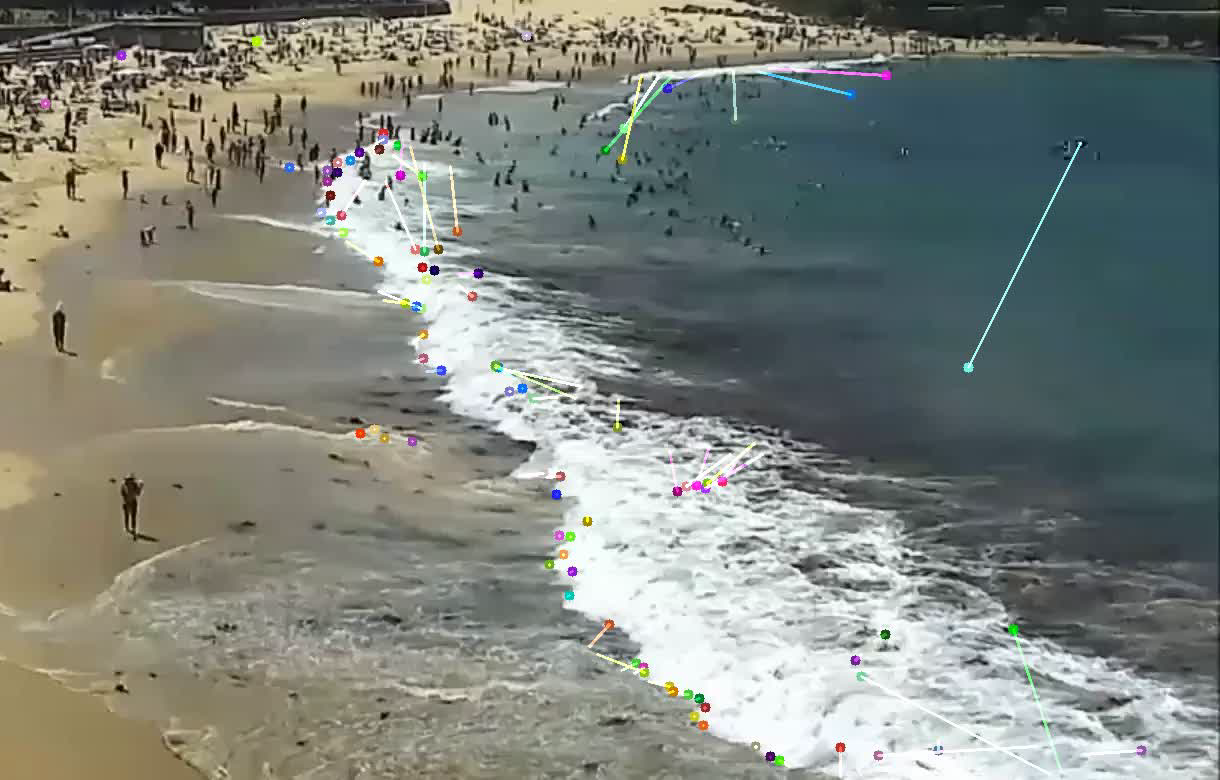
#> input picture frame 0 of _posts/outpy.avi, 1220 x 780 px, given in place of coogee_cropped.avi, which was not available
$ python beach_flow.py
#> lines starting #> are read from the running program, lines starting #| are printed output that depends on the picture; after the words box and inside, x2 and y2 are one past the last pixel; in counts of white or black regions, pixels touching at a corner belong together; pictures that were not available may be replaced by others from this repository, and a replacement may not be noted

import numpy as np
import cv2 as cv


cap = cv.VideoCapture("coogee_cropped.avi")
# params for ShiTomasi corner detection
feature_params = dict( maxCorners = 100,
                       qualityLevel = 0.3,
                       minDistance = 10,
                       blockSize = 5 )
# Parameters for lucas kanade optical flow
lk_params = dict( winSize  = (15,15),
                  maxLevel = 2,
                  criteria = (cv.TERM_CRITERIA_EPS | cv.TERM_CRITERIA_COUNT, 10, 0.03))
# Create some random colors
color = np.random.randint(0,255,(100,3))

# Threshold of blue in HSV space
lower_white = np.array([230, 230, 50])
upper_white = np.array([255, 255, 255])

lower_blue = np.array([80, 0, 0])
upper_blue = np.array([130, 240, 240])

# Take first frame and find corners in it
ret, old_frame = cap.read()
#> old_frame is the input picture: shape (780, 1220, 3); mean B, G, R 124, 131.3, 126.3

cv.imshow('old_frame',old_frame)

old_frame = old_frame[200: -100,700:]
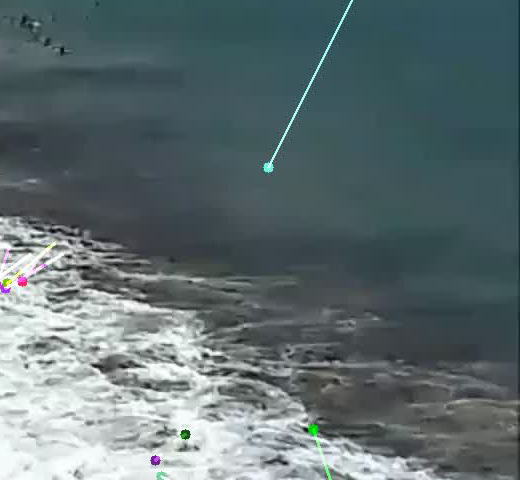
#> old_frame: shape (480, 520, 3); mean B, G, R 112.5, 109.6, 94.9
hsv = cv.cvtColor(old_frame, cv.COLOR_BGR2HSV)
#> hsv: shape (480, 520, 3); mean H, S, V 93.1, 50.5, 113.2
mm_b = cv.inRange(hsv, lower_blue, upper_blue)
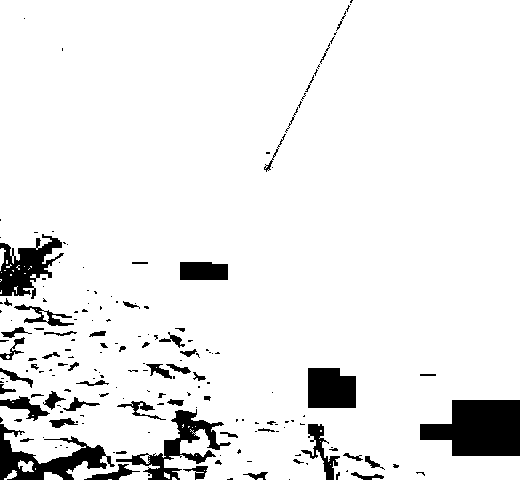
#> mm_b: shape (480, 520); 92.2% white; 180 black regions (118 under 20 px), largest, box (x1, y1, x2, y2) and area: (420, 400, 520, 456) 4320, (0, 424, 115, 480) 2409, (116, 409, 231, 480) 2061

rgb = cv.cvtColor(old_frame, cv.COLOR_BGR2RGB)
mm_w = cv.inRange(rgb, lower_white, upper_white)
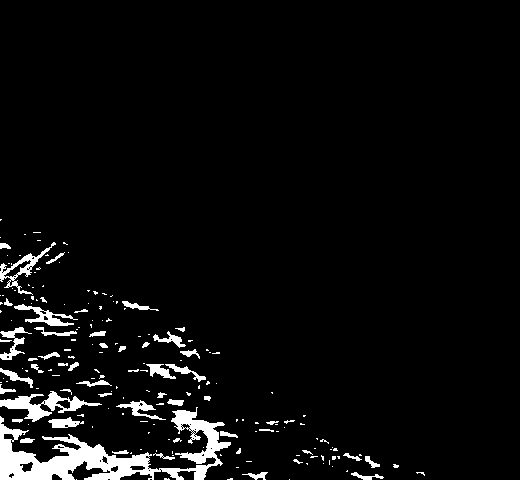
#> mm_w: shape (480, 520); 4.8% white; 185 white regions (131 under 20 px), largest, box (x1, y1, x2, y2) and area: (0, 407, 231, 480) 5665, (0, 391, 102, 422) 1041, (0, 242, 56, 295) 554

result = cv.bitwise_and(old_frame, old_frame, mask = mm_b +mm_w)
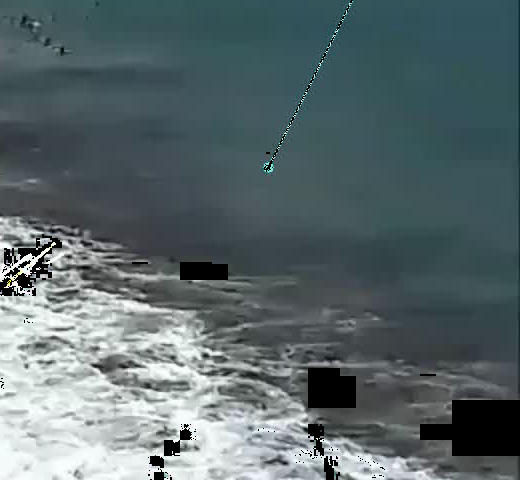
#> result: shape (480, 520, 3); mean B, G, R 107.9, 104.8, 90.4


old_gray = cv.cvtColor(result, cv.COLOR_BGR2GRAY)
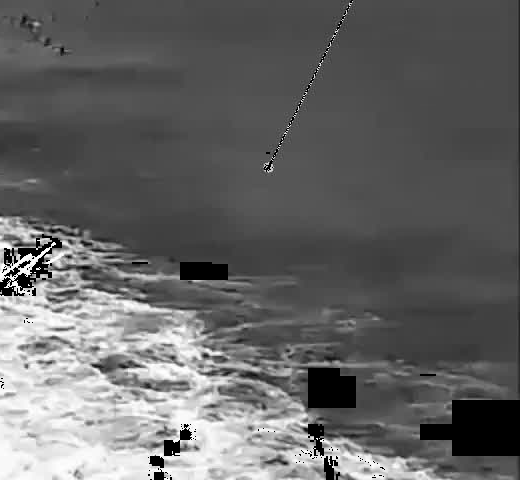
#> old_gray: shape (480, 520); min 0, max 255, mean 100.7
p0 = cv.goodFeaturesToTrack(old_gray, mask = None, **feature_params)
#> p0 = 26 rows, first 8: [20, 291], [186, 426], [11, 285], [30, 291], [173, 454], [155, 473], [15, 261], [53, 242]
p0 = np.float32(p0)
print(p0)
#> (printed output is left out)
# Create a mask image for drawing purposes
mask = np.zeros_like(old_frame)

out = cv.VideoWriter('outpy.avi',cv.VideoWriter_fourcc('M','J','P','G'), 60, (old_gray.shape[1],old_gray.shape[0]))


while(1):
    ret,frame = cap.read()

#> (the run stopped early here; a loop or call above may not have finished)
